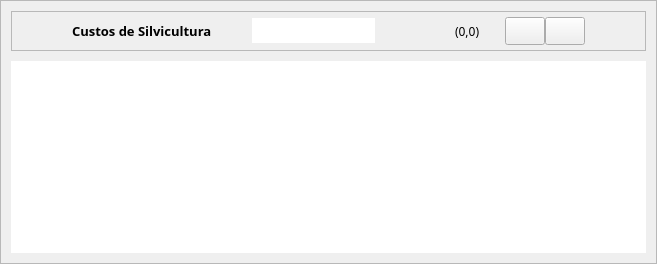
                <widget class="QWidget" name="silvicultura">
                 <layout class="QHBoxLayout" name="horizontalLayout_8">
                  <property name="spacing">
                   <number>0</number>
                  </property>
                  <property name="leftMargin">
                   <number>0</number>
                  </property>
                  <property name="topMargin">
                   <number>0</number>
                  </property>
                  <property name="rightMargin">
                   <number>0</number>
                  </property>
                  <property name="bottomMargin">
                   <number>0</number>
                  </property>
                  <item>
                   <widget class="QFrame" name="frame_72">
                    <property name="sizePolicy">
                     <sizepolicy hsizetype="Expanding" vsizetype="Preferred">
                      <horstretch>0</horstretch>
                      <verstretch>0</verstretch>
                     </sizepolicy>
                    </property>
                    <property name="minimumSize">
                     <size>
                      <width>0</width>
                      <height>0</height>
                     </size>
                    </property>
                    <property name="frameShape">
                     <enum>QFrame::StyledPanel</enum>
                    </property>
                    <property name="frameShadow">
                     <enum>QFrame::Raised</enum>
                    </property>
                    <layout class="QVBoxLayout" name="verticalLayout_13">
                     <property name="spacing">
                      <number>10</number>
                     </property>
                     <property name="leftMargin">
                      <number>10</number>
                     </property>
                     <property name="topMargin">
                      <number>10</number>
                     </property>
                     <property name="rightMargin">
                      <number>10</number>
                     </property>
                     <property name="bottomMargin">
                      <number>10</number>
                     </property>
                     <item>
                      <widget class="QFrame" name="frame_73">
                       <property name="minimumSize">
                        <size>
                         <width>0</width>
                         <height>40</height>
                        </size>
                       </property>
                       <property name="frameShape">
                        <enum>QFrame::StyledPanel</enum>
                       </property>
                       <property name="frameShadow">
                        <enum>QFrame::Raised</enum>
                       </property>
                       <layout class="QHBoxLayout" name="horizontalLayout_35">
                        <property name="spacing">
                         <number>0</number>
                        </property>
                        <property name="leftMargin">
                         <number>60</number>
                        </property>
                        <property name="topMargin">
                         <number>0</number>
                        </property>
                        <property name="rightMargin">
                         <number>60</number>
                        </property>
                        <property name="bottomMargin">
                         <number>0</number>
                        </property>
                        <item>
                         <widget class="QLabel" name="label_121">
                          <property name="font">
                           <font>
                            <family>Poppins SemiBold</family>
                            <pointsize>10</pointsize>
                            <weight>75</weight>
                            <bold>true</bold>
                           </font>
                          </property>
                          <property name="text">
                           <string>Custos de Silvicultura</string>
                          </property>
                         </widget>
                        </item>
                        <item>
                         <spacer name="horizontalSpacer_35">
                          <property name="orientation">
                           <enum>Qt::Horizontal</enum>
                          </property>
                          <property name="sizeHint" stdset="0">
                           <size>
                            <width>40</width>
                            <height>20</height>
                           </size>
                          </property>
                         </spacer>
                        </item>
                        <item>
                         <widget class="QLineEdit" name="search_9">
                          <property name="minimumSize">
                           <size>
                            <width>0</width>
                            <height>25</height>
                           </size>
                          </property>
                          <property name="maximumSize">
                           <size>
                            <width>220</width>
                            <height>16777215</height>
                           </size>
                          </property>
                          <property name="font">
                           <font>
                            <family>Poppins</family>
                            <pointsize>10</pointsize>
                           </font>
                          </property>
                          <property name="frame">
                           <bool>false</bool>
                          </property>
                         </widget>
                        </item>
                        <item>
                         <widget class="QLabel" name="teste">
                          <property name="minimumSize">
                           <size>
                            <width>40</width>
                            <height>25</height>
                           </size>
                          </property>
                          <property name="text">
                           <string/>
                          </property>
                         </widget>
                        </item>
                        <item>
                         <spacer name="horizontalSpacer_14">
                          <property name="orientation">
                           <enum>Qt::Horizontal</enum>
                          </property>
                          <property name="sizeHint" stdset="0">
                           <size>
                            <width>40</width>
                            <height>20</height>
                           </size>
                          </property>
                         </spacer>
                        </item>
                        <item>
                         <widget class="QLabel" name="label_13">
                          <property name="font">
                           <font>
                            <family>Poppins Medium</family>
                           </font>
                          </property>
                          <property name="text">
                           <string>(0,0)</string>
                          </property>
                         </widget>
                        </item>
                        <item>
                         <spacer name="horizontalSpacer_21">
                          <property name="orientation">
                           <enum>Qt::Horizontal</enum>
                          </property>
                          <property name="sizeType">
                           <enum>QSizePolicy::Fixed</enum>
                          </property>
                          <property name="sizeHint" stdset="0">
                           <size>
                            <width>25</width>
                            <height>20</height>
                           </size>
                          </property>
                         </spacer>
                        </item>
                        <item>
                         <widget class="QPushButton" name="button_open_23">
                          <property name="minimumSize">
                           <size>
                            <width>26</width>
                            <height>28</height>
                           </size>
                          </property>
                          <property name="text">
                           <string/>
                          </property>
                         </widget>
                        </item>
                        <item>
                         <widget class="QPushButton" name="r_6">
                          <property name="minimumSize">
                           <size>
                            <width>26</width>
                            <height>28</height>
                           </size>
                          </property>
                          <property name="text">
                           <string/>
                          </property>
                         </widget>
                        </item>
                       </layout>
                      </widget>
                     </item>
                     <item>
                      <widget class="QTableWidget" name="tab_22">
                       <property name="minimumSize">
                        <size>
                         <width>0</width>
                         <height>0</height>
                        </size>
                       </property>
                       <property name="font">
                        <font>
                         <family>Poppins SemiBold</family>
                         <pointsize>8</pointsize>
                         <weight>75</weight>
                         <bold>true</bold>
                        </font>
                       </property>
                       <property name="frameShape">
                        <enum>QFrame::NoFrame</enum>
                       </property>
                       <property name="frameShadow">
                        <enum>QFrame::Plain</enum>
                       </property>
                       <property name="lineWidth">
                        <number>10</number>
                       </property>
                       <property name="sortingEnabled">
                        <bool>true</bool>
                       </property>
                       <attribute name="horizontalHeaderDefaultSectionSize">
                        <number>150</number>
                       </attribute>
                       <attribute name="horizontalHeaderMinimumSectionSize">
                        <number>50</number>
                       </attribute>
                       <attribute name="verticalHeaderVisible">
                        <bool>false</bool>
                       </attribute>
                       <attribute name="verticalHeaderDefaultSectionSize">
                        <number>80</number>
                       </attribute>
                       <attribute name="verticalHeaderMinimumSectionSize">
                        <number>40</number>
                       </attribute>
                      </widget>
                     </item>
                    </layout>
                   </widget>
                  </item>
                 </layout>
                </widget>
